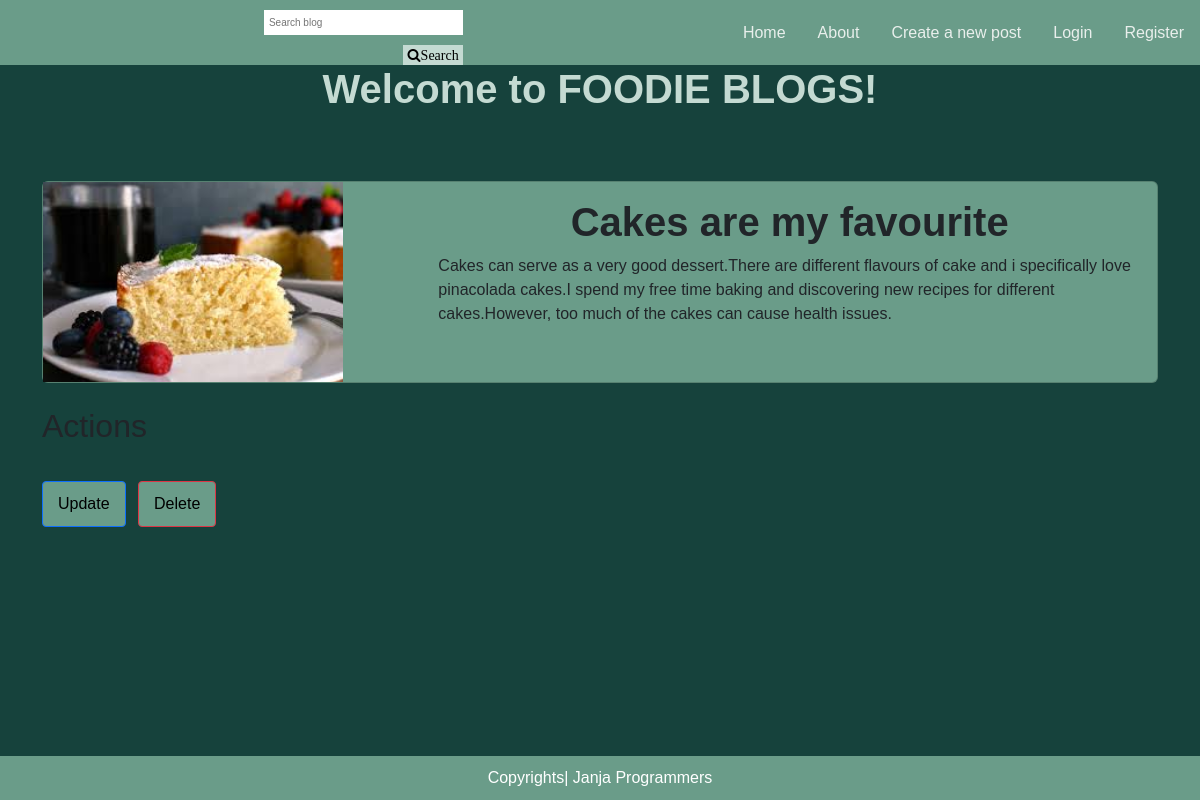
Page /detail/5/ on the committed database.
### blog/models.py (models this page shows)
class Post(models.Model):
    title=models.CharField(max_length=100)
    content=models.TextField(max_length=600)
    author=models.CharField(max_length=100)
    date_created =models.DateField()
    image=models.ImageField(upload_to='images',blank=True,null=True)

### blog/views.py (the view)
# urls.py: path('detail/<int:id>/',post_detail,name='detail'),
def post_detail(request,id):
    post=get_object_or_404(Post,id=id)
    return render(request,'blog/detail.html',{'post':post})

### blog/templates/blog/detail.html
{% extends 'base.html' %} {% block content %} {% load static %}
<section class="vh-110 gradient-custom-2">
  <div class="container py-5">
   <div class="row">
   <div class="col-12">
   <div class="card" style="background-color:#6A9C89">
   <div class="row -0">
   <div class="col-md-4">
  <img src="{{ post.image.url }}" class="image" alt="Post Image" style="max-width: 300px;">
  </div>
  <div class="col-md-8">
   <div class="card-body"  >
    <h1 class="card-title">{{ post.title }}</h1>
    <p class="card-text">{{ post.content }}</p>
     </div>
</div>
</div>
</div>
</div>
<div class="mt-4">
    <h2 class="mb-3">Actions</h2>
    <a href="{% url 'update' post.id %}" class="btn btn-primary me-2">Update</a>
    <a href="{% url 'delete' post.id %}" class="btn btn-danger me-2">Delete</a>
</div>
  </div>
</section>
{% endblock content %}

### blog/templates/base.html (shortened to what this page needs)
{% load static %}
<!DOCTYPE html>
<html lang="en">
  <head>
    <link
      href="https://cdn.jsdelivr.net/npm/bootstrap@5.3.3/dist/css/bootstrap.min.css"
      rel="stylesheet"
    />
    <link rel="stylesheet" href="{% static 'css/index.css' %}" />
    <link rel="stylesheet" href="https://cdnjs.cloudflare.com/ajax/libs/font-awesome/4.7.0/css/font-awesome.min.css">
  </head>
  <body>
    <header>
      <nav>
        <ul class="navbr">
        <div class="search-container">
    <form method="POST" action="{% url 'search' %}">
            <input
              type="text"
              name="search_query"
              placeholder="Search blog"
            />
            <button class="fa fa-search" type="submit">Search</button>
          </form>
  </div>
          <li><a href="{% url 'list' %}">Home</a></li>
          <li><a href="{% url 'about' %}">About</a></li>
  <li><a href="{% url 'create' %}"
        >Create a new post</a
      ></li>
          {% if user.is_authenticated %}
          <li>
            <a href="{% url 'auth:logout' %}"
              >Logout</a
            >
          </li>
          {% else %}
          <li>
          <a href="{% url 'auth:login' %}"
              >Login</a
            >
          </li>
        <li>
         <a href="{% url 'auth:register' %}"
              >Register</a
            >
            </li>
          {% endif %}
        </ul>
      </nav>
      <h1>
         {% if user.is_authenticated %} Welcome, {{ user.username }}!
       {% else%} Welcome to FOODIE BLOGS! {% endif %}
          </h1>
    </header>
    {% block content %} {% endblock content %}
    <footer>Copyrights| Janja Programmers</footer>
  </body>
</html>

### assets/css/index.css (style rules this page uses)
body { background-color:#16423C; font-family: sans-serif; }
h1 { font-family: sans-serif; text-align: center; color: #C4DAD2; margin-bottom: 20px; font-weight:bolder; }
.navbr { list-style-type: none; margin: 0; padding: 0; display: flex; justify-content:flex-end; background-color:#6A9C89; align-items: center; }
.navbr li { float: left; }
.navbr li a { color: #E9EFEC; text-align: center; padding: 10px 16px; text-decoration: none; display: block; border-radius: 4px; }
.search-container { display:flex; align-items: center; flex-grow: 1; width:500px; float: right; overflow:hidden; }
.search-container input[type="text"] { padding: 5px; font-size: 10px; border: none; flex:1; }
.search-container button { font-size: 14px; border: none; cursor: pointer; float:right; }
.btn-danger { display:inline-block; margin-top: 20px; background-color: #6A9C89; color: black; padding: 10px 15px; border-radius: 4px; text-align: center; text-decoration: none; }
.btn-primary { display:inline-block; margin-top: 20px; background-color: #6A9C89; color: black; padding: 10px 15px; border-radius: 4px; text-align: center; text-decoration: none; }
footer { background-color: #6A9C89; color:#ffffff; text-align: center; position: fixed; bottom:0; width:100%; padding: 10px; }
form { max-width: 500px; margin:0 auto; }
form input { width: 100%; padding:10px; margin: 10px 0; }
form button { background-color: #C4DAD2; border:none ; display: inline-block; cursor: pointer; padding: 3px; width: 30%; display:block; margin: 0 auto; }
.image { width:100%; height:200px; object-fit:cover; display:block; }

### rows in the picture
Post: image (picture), title "Cakes are my favourite", content "Cakes can serve as a very good dessert.There are different flavours of cake and i specifically love pinacolada cakes.I spend my free time baking and discovering new recipes for different cakes.However, too much of the cakes can cause health issues."
